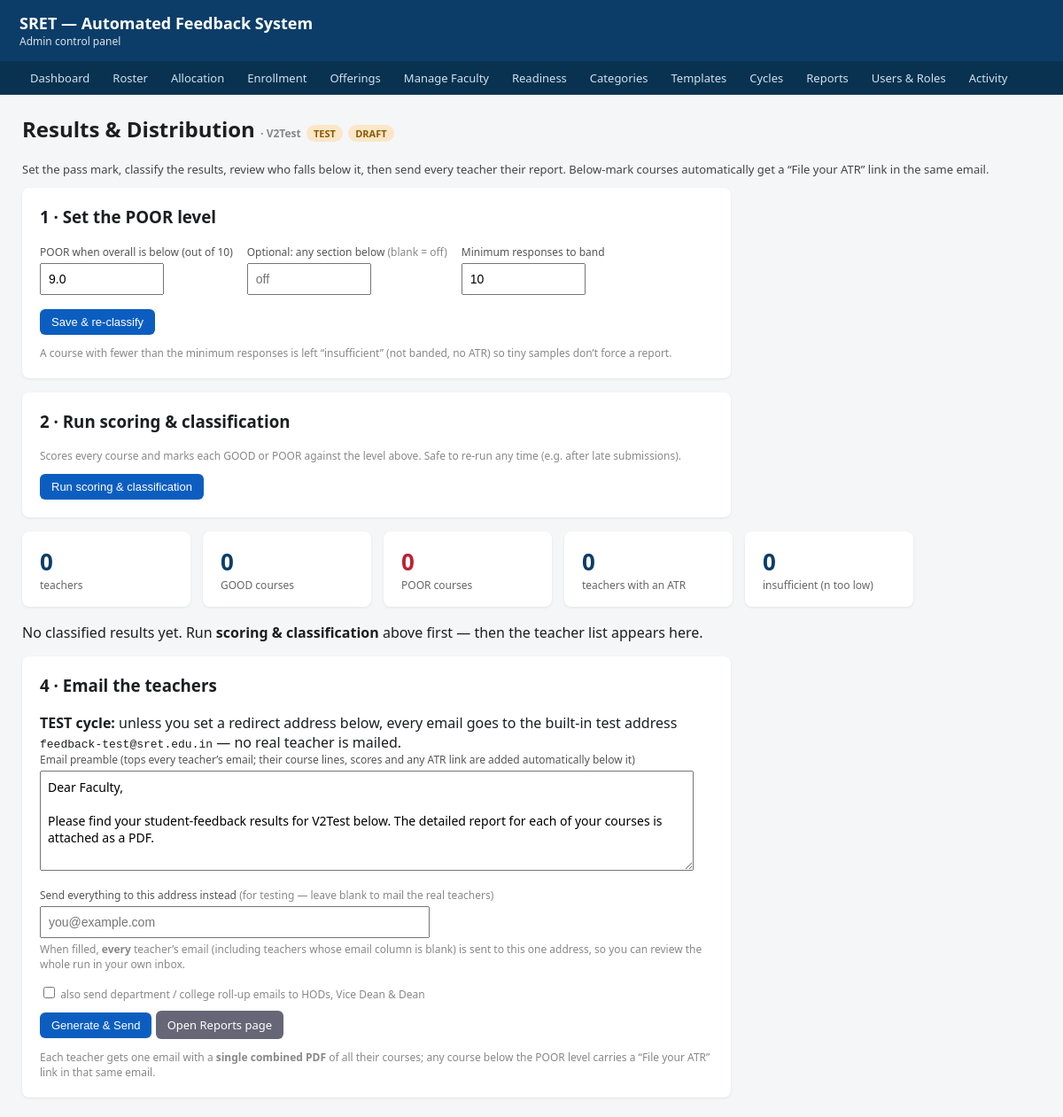
The page /admin/cycles/6/distribute on the database as committed earlier.
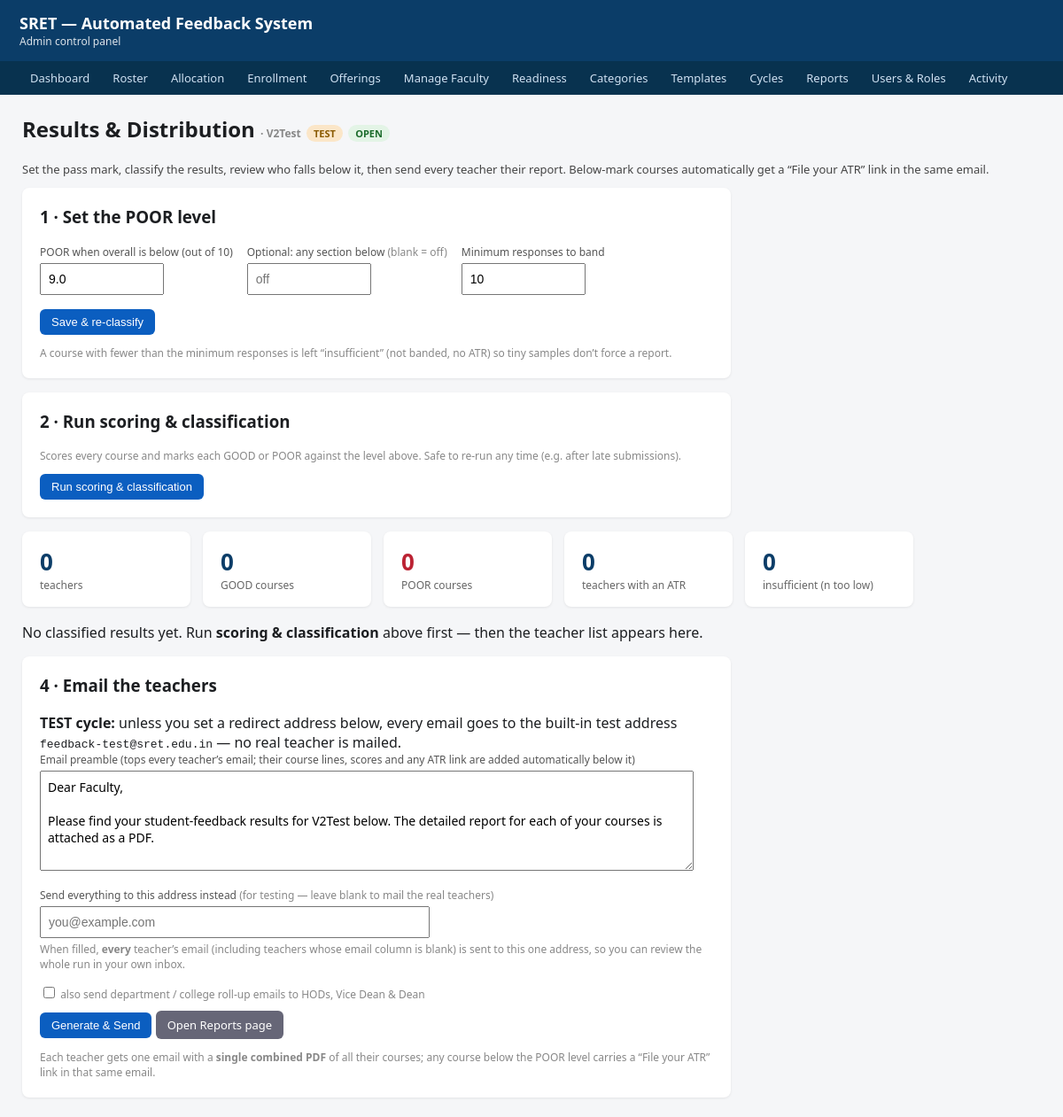
The same page on the database as committed later.
### tables this page shows
CREATE TABLE cycle (
    id            INTEGER PRIMARY KEY AUTOINCREMENT,
    code          TEXT NOT NULL,            -- 'CA1' / 'CA3' / 'testCA1' (spec §9)
    label         TEXT NOT NULL,            -- 'CA1 – Intermediate'
    academic_year TEXT NOT NULL,            -- 'AY 2026-27' (which AY this cycle belongs to)
    semester      TEXT,                     -- 'ODD'/'EVEN' — the semester this cycle covers
    email_body    TEXT,                     -- editable email text with {placeholders}
    is_open       INTEGER NOT NULL DEFAULT 0, -- 1 = accepting submissions (legacy flag, kept)
    -- v3 lifecycle (spec §9): DRAFT while uploads/readiness in progress, OPEN once
    -- the Readiness Check passes and invitations go out, CLOSED after the window,
    -- ARCHIVED once the per-cycle DB is moved aside.
    status        TEXT NOT NULL DEFAULT 'DRAFT', -- DRAFT / OPEN / CLOSED / ARCHIVED
    -- is_test (spec §9.1) — THE critical safety flag. When 1, ALL outbound email
    -- is hard-redirected to a test address inside the mailer (not by config), and
    -- generated PDFs carry a 'TEST DATA' watermark; test cycles are excluded from
    -- every real analytic and can be deleted wholesale.
    is_test       INTEGER NOT NULL DEFAULT 0,
    -- readiness_state (spec §8.6) — cached result of the Readiness Check:
    -- 'UNKNOWN' (not yet run), 'NOT_READY' (errors outstanding), 'READY' (gate open).
    -- The "Open cycle" action is disabled unless this reads 'READY'.
    readiness_state TEXT NOT NULL DEFAULT 'UNKNOWN', threshold_overall REAL NOT NULL DEFAULT 8.0, threshold_section REAL, min_responses INTEGER NOT NULL DEFAULT 10, dist_intro TEXT,
    UNIQUE (academic_year, code)
);

### admin/cycles.py (the view, shortened to what this page needs)
@admin_bp.route("/cycles/<int:cycle_id>/distribute", methods=["GET"])
def distribute_page(cycle_id):
    conn = get_master()
    c = conn.execute("SELECT * FROM cycle WHERE id=?", (cycle_id,)).fetchone()
    if c is None:
        conn.close(); flash("Cycle not found.", "error")
        return redirect(url_for("admin.cycles_list"))
    rows = conn.execute(
        """
        SELECT oc.offering_id, oc.band, oc.overall_score, oc.n_responses, oc.reason,
               o.faculty, o.faculty_email, o.course_code, o.course_name,
               o.dept_code, o.year_of_study
        FROM offering_classification oc
        JOIN offering o ON o.id = oc.offering_id
        WHERE oc.cycle_code = ?
        ORDER BY (oc.band='POOR') DESC, o.dept_code, o.faculty, o.course_code
        """,
        (c["code"],)).fetchall()
    tally = {"GOOD": 0, "POOR": 0, "INSUF": 0}
    faculty, poor_faculty = set(), set()
    intro = (c["dist_intro"] if ("dist_intro" in c.keys() and c["dist_intro"])
             else _default_intro(c))
    m = emailer.active_mode()                    # gmail-api > smtp > dev-outbox
    mail = {
        "live": m["live"],
        "from_addr": m["from_addr"],
        "is_test": bool(c["is_test"]),
        "reaches_faculty": m["live"] and not bool(c["is_test"]),
        "test_redirect": Config.TEST_REDIRECT_EMAIL,   # the default test address
    }
    conn.close()
    return render_template("distribute.html", cycle=c, rows=rows, tally=tally,
                           n_faculty=len(faculty), n_poor_faculty=len(poor_faculty),
                           intro=intro, mail=mail)

### activity_log.py (called while the page is built, shortened)
def _should_log(response):
    if request.blueprint == "student":
        return False
    if request.endpoint == "static" or request.endpoint is None:
        return False
    if request.method in _MUTATING_METHODS:
        return True
    if request.endpoint in SENSITIVE_GET:
        return True
    return False

def _after_request(response):
    try:
        if not _should_log(response):
            return response
    except Exception as exc:            # noqa: BLE001 — the hook must be bullet-proof
        print("activity_log: after_request hook error — %s" % exc, file=sys.stderr)
    return response

### admin/cycles.py (called while the page is built)
def _default_intro(c):
    return ("Dear Faculty,\n\nPlease find your student-feedback results for %s "
            "below. The detailed report for each of your courses is attached as a "
            "PDF." % c["label"])

### db.py (called while the page is built)
def _configure(conn: sqlite3.Connection) -> sqlite3.Connection:
    conn.row_factory = sqlite3.Row
    conn.execute("PRAGMA journal_mode=WAL;")
    conn.execute("PRAGMA foreign_keys=ON;")
    conn.execute("PRAGMA synchronous=NORMAL;")
    return conn

def _ensure_data_dir() -> None:
    os.makedirs(Config.DATA_DIR, exist_ok=True)

### templates/distribute.html (shortened to what the changed rows need)
{% extends "base.html" %}
{% block content %}
  <h2 style="margin-top:0">Results &amp; Distribution
    <span class="muted">· {{ cycle.label }}</span>
    {% if cycle.is_test %}<span class="pill warn">TEST</span>{% endif %}
    {% if cycle.is_open %}<span class="pill ok">OPEN</span>
    {% else %}<span class="pill warn">{{ cycle.status or 'CLOSED' }}</span>{% endif %}
  </h2>
  <div class="card">
    <form method="post"
          action="{{ url_for('admin.distribute_thresholds', cycle_id=cycle.id) }}"
          style="display:flex; gap:16px; align-items:end; flex-wrap:wrap">
      <div class="field" style="margin:0">
        <label>POOR when overall is below (out of 10)</label>
        <input name="threshold_overall" value="{{ '%.1f'|format(cycle.threshold_overall or 8.0) }}"
               style="width:120px" placeholder="8.0">
      </div>
      <div class="field" style="margin:0">
        <label>Minimum responses to band</label>
        <input name="min_responses" value="{{ cycle.min_responses or 10 }}"
               style="width:120px" placeholder="10">
      </div>
    </form>
  </div>
{% endblock %}

Rows that differ between the two databases and show on the page:
changed cycle "V2Test": is_open 0 → 1 (drawn)
Other text that changed with them:
text now shown: "OPEN"
